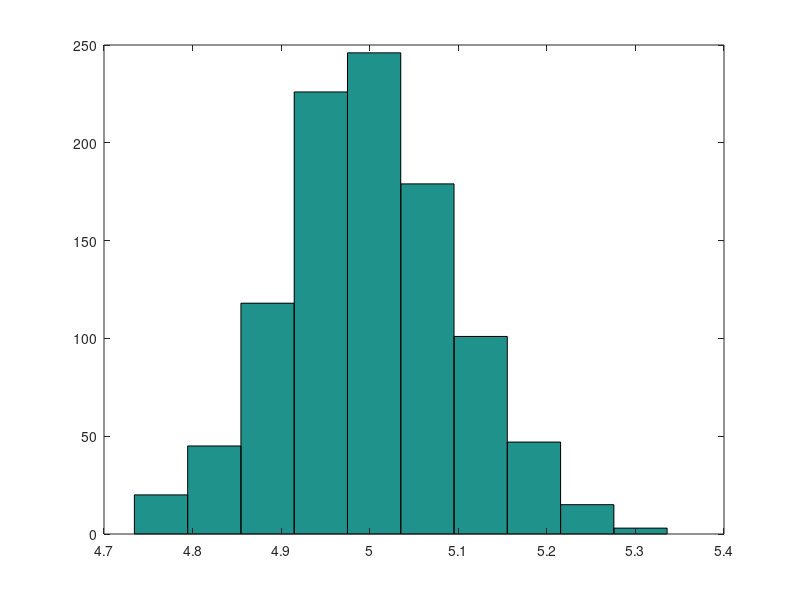

Recreate this plot in MATLAB.
%_____%
% E01 %
%_____%

clc
clear
%% 1.
B = randn(3,4);
B(1,1) = 0;
B(:,2) = [];

%% 2.
A = randn(2,5);
D = A(:,1:3);
F = A(:,[2,4]);

%% 3.
% ich gehe davon das dass es mit matrix B gemeint ist.
A'
inv(A'*A)
det(A'*A)

%% 4.
z = randn(100,1);
z_mean = sum(z) / 100;
mean(z) - z_mean
square_div = z-z_mean;
z_var = square_div' * square_div /99;
z_std = sqrt(z_var);
z_var - var(z)
z_std - std(z)

%% 5.
z_sorted = z;
for i=2:100 
    for j=1:i
        if z_sorted(j) > z_sorted(i)
            foo = z_sorted(j);
            z_sorted(j) = z_sorted(i);
            z_sorted(i) = foo;
        end
    end
end
all(z_sorted == sort(z))

%% 6.
alpha = 0.1;
Ci = z_mean + z_std * tinv(1-alpha/2, 99) * [-1 ,1]
hist(z);

%% 7.
s = randn(100, 1);
s = sqrt(2)*s + 1;

%% 8.
X = randn(100, 1);
u = randn(100, 1);
beta = 5;
y = beta * X + u;
beta_hat = inv(X'*X) * X'* y
beta_hat - beta

% why is it not exactly 5? 
% Das ist nicht zu erwarten (beduetet auch nichts). 
% beta_hat wäre genau 5, wenn Fehlerterm deterministisch wäre, also u gleich
% 0 für jede Beobachtung.

%% 9.
Beta = zeros(1000,1);
for r=1:1000
    X = randn(100, 1);
    u = randn(100,1);
    y = beta * X + u;
    Beta(r) = inv(X'*X) * X'* y;
end
mean(Beta)
hist(Beta)
